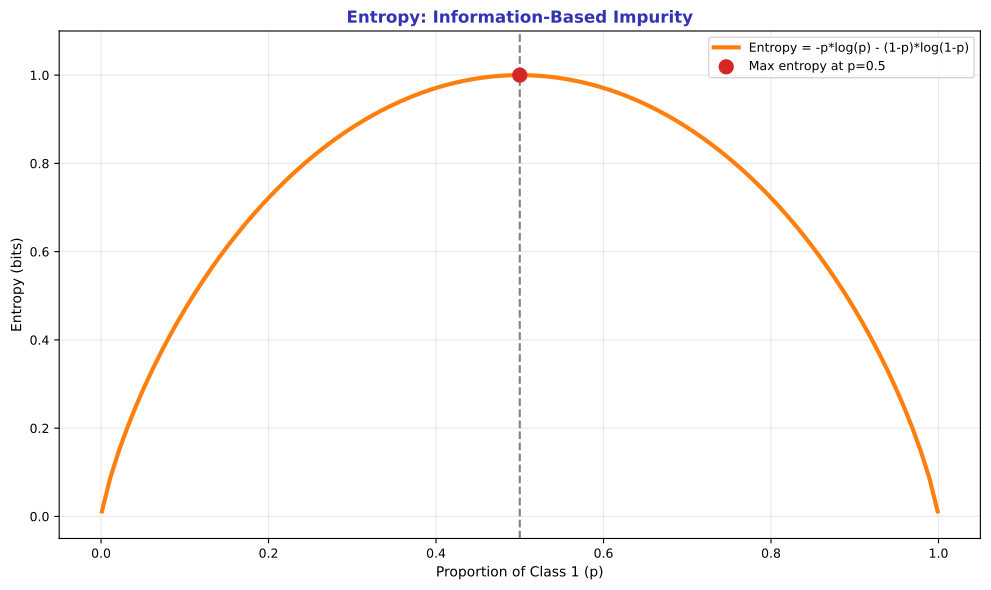

The Python source for this figure:
"""Entropy"""
import matplotlib.pyplot as plt
import numpy as np
from pathlib import Path

plt.rcParams.update({
    'font.size': 10, 'axes.labelsize': 10, 'axes.titlesize': 11,
    'xtick.labelsize': 9, 'ytick.labelsize': 9, 'legend.fontsize': 9,
    'figure.figsize': (10, 6), 'figure.dpi': 150
})

MLPURPLE = '#3333B2'
MLLAVENDER = '#ADADE0'
MLBLUE = '#0066CC'
MLORANGE = '#FF7F0E'
MLGREEN = '#2CA02C'
MLRED = '#D62728'

np.random.seed(42)

fig, ax = plt.subplots(figsize=(10, 6))


p = np.linspace(0.001, 0.999, 100)
entropy = -p * np.log2(p) - (1-p) * np.log2(1-p)

ax.plot(p, entropy, color=MLORANGE, linewidth=3, label='Entropy = -p*log(p) - (1-p)*log(1-p)')
ax.axvline(0.5, color='gray', linestyle='--', linewidth=1.5)
ax.scatter([0.5], [1.0], c=MLRED, s=100, zorder=5, label='Max entropy at p=0.5')

ax.set_title('Entropy: Information-Based Impurity', fontsize=12, fontweight='bold', color=MLPURPLE)
ax.set_xlabel('Proportion of Class 1 (p)', fontsize=10)
ax.set_ylabel('Entropy (bits)', fontsize=10)
ax.legend(fontsize=9)
ax.grid(alpha=0.3)
ax.set_xlim(-0.05, 1.05)
ax.set_ylim(-0.05, 1.1)


plt.tight_layout()
plt.savefig(Path(__file__).parent / 'chart.pdf', dpi=300, bbox_inches='tight')
plt.close()
